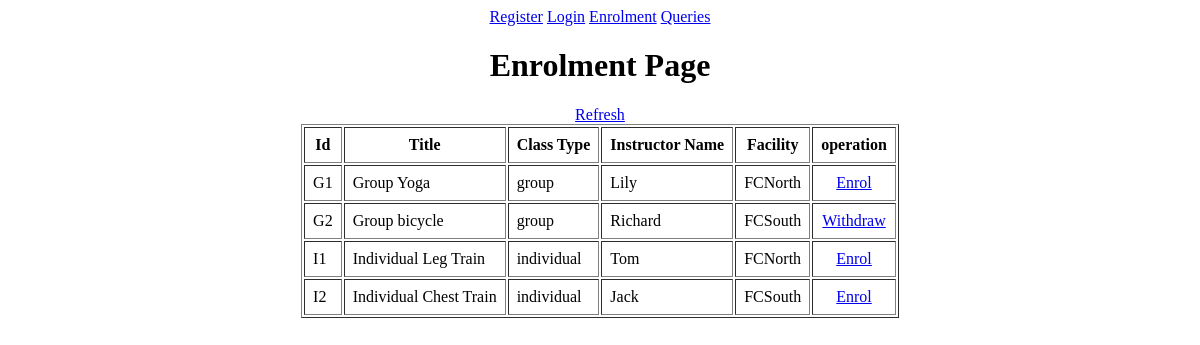
/enrolment.php (signed in), run on the app's committed database.
### tables this page shows
create table classes (
	id char(5) primary key,
    title char(30) not null,
	class_type char(20) not null,
    instructor_id int not null,
    foreign key (instructor_id) references instructors(id)
);

create table instructors(
	id int auto_increment primary key,
    name char(30) not null,
    facility char(20) not null
);

### enrolment.php (the view, shortened to what this page needs)
<!DOCTYPE html>
<html lang="en">
<head>
</head>
<body>
    <div>
        <a href="register.php">Register</a>
        <a href="login.php">Login</a>
        <a href="enrolment.php">Enrolment</a>
        <a href="queries.php">Queries</a>
    </div>
    <h1>
        Enrolment Page
    </h1>
    <?php
        if(isset($_SESSION['id'])){
            echo '<a href="./enrolment.php">Refresh</a>';
            try {
                $sql = "select C.id, C.title, C.class_type, I.name, I.facility from classes C join instructors I on C.instructor_id = I.id";
                $get_enrolment_sql = 'select * from enrolment where member_id =' . $GLOBALS['user_id'] . ';';
                $result = $GLOBALS['my_connection']->query($sql);
                $enrol_result = $GLOBALS['my_connection']->query($get_enrolment_sql);
                if(mysqli_num_rows($result) > 0) {
                    echo "<table border='1'>
                            <tr>
                                <th>Id</th>
                                <th>Title</th>
                                <th>Class Type</th>
                                <th>Instructor Name</th>
                                <th>Facility</th>
                                <th>operation</th>
                            </tr>";
                    while ($row = mysqli_fetch_assoc($result)){
                        $id = $row['id'];
                        $title = $row['title'];
                        $class_type = $row['class_type'];
                        $name = $row['name'];
                        $facility = $row['facility'];
                        $operation = "<a href='./enrolment.php?enrol=" . $id . "'>Enrol</a>";
                        if(mysqli_num_rows($enrol_result) > 0) {
                            foreach($enrol_result as $key => $enrol_row) {
                                if($enrol_row['class_id'] == $id) {
                                    $operation = "<a href='./enrolment.php?withdraw=" . $id . "'>Withdraw</a>";
                                    break;
                                }
                            }
                        }
                        echo "
                        <tr>
                            <td>$id</td>
                            <td>$title</td>
                            <td>$class_type</td>
                            <td>$name</td>
                            <td>$facility</td>
                            <td style='text-align: center'>$operation</td>
                        </tr>";
                    }
                    echo "</table>";
                }
            }  catch (mysqli_sql_exception $e) {
                echo 'Error: ' . $e->getMessage() . '!';
            }
        } else {
            echo 'please login first.' . '<a href="./login.php">Login</a>';
        }
    ?>
</body>
</html>

### enrolment.php (style rules this page uses)
body { display: flex; justify-content: center; align-items: center; flex-direction: column; }
td, th { padding: 8px; }

### data on the page
classes: id "G1", title "Group Yoga", class_type "group", instructor.name "Lily", instructor.facility "FCNorth"
classes: id "G2", title "Group bicycle", class_type "group", instructor.name "Richard", instructor.facility "FCSouth"
classes: id "I1", title "Individual Leg Train", class_type "individual", instructor.name "Tom", instructor.facility "FCNorth"
classes: id "I2", title "Individual Chest Train", class_type "individual", instructor.name "Jack", instructor.facility "FCSouth"
